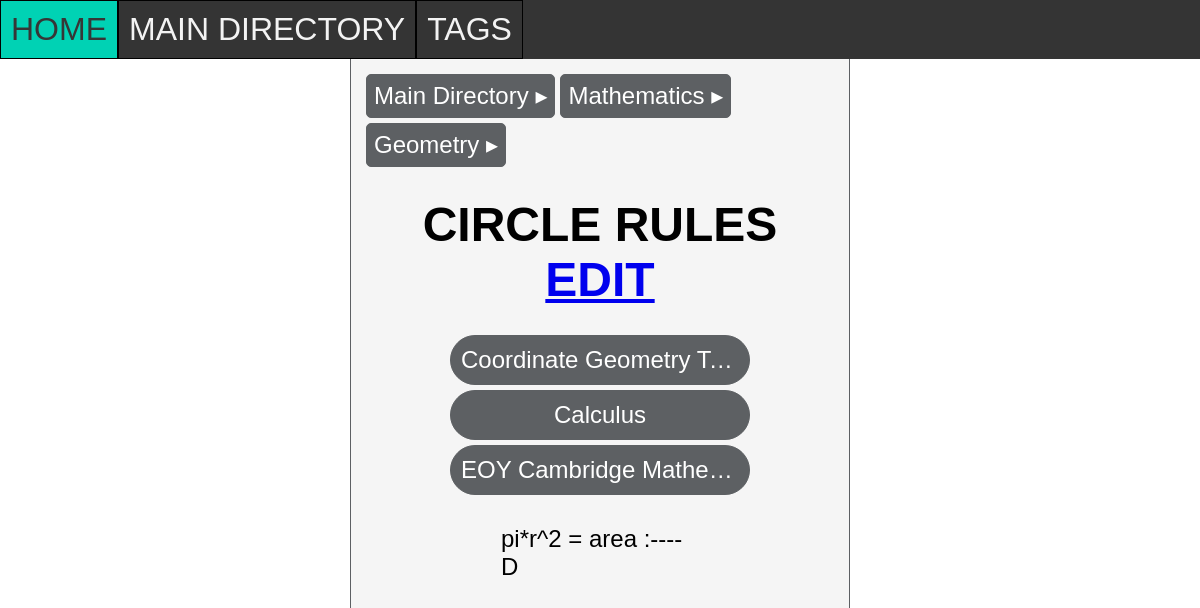
The app's page /entry/1 with its own data.
### tables this page shows
CREATE TABLE FOLDER (id INTEGER PRIMARY KEY AUTOINCREMENT, parent_id INTEGER REFERENCES FOLDER (id), name STRING, info STRING, colour STRING);

CREATE TABLE ENTRY (id INTEGER PRIMARY KEY AUTOINCREMENT, parent_id INTEGER REFERENCES FOLDER (id), name STRING, entry STRING);

CREATE TABLE TAG (id INTEGER PRIMARY KEY AUTOINCREMENT, name STRING, info STRING);

### routes.py (the view)
@app.route('/entry/<int:id>')
def entry(id):
    information = retrieve("SELECT name, entry FROM ENTRY WHERE id = ?", (id,))
    tags = retrieve("SELECT id, name FROM ENTRYTAG JOIN TAG ON TAG.id = tag_id WHERE entry_id = ?", (id,))
    ancestry = retrieve("WITH RECURSIVE generation AS (SELECT id,name,parent_id FROM FOLDER WHERE id = (SELECT parent_id FROM ENTRY WHERE id = ?) UNION ALL SELECT parent.id,parent.name,parent.parent_id FROM FOLDER parent JOIN generation g ON g.parent_id = parent.id) SELECT id,name FROM generation",(id,))
    ancestry.reverse()
    return render_template('pages/entry.html', information=information, tags=tags, id=id, ancestry=ancestry)

### routes.py (called while the page is built)
def retrieve(query, parameters=None):
    conn = sqlite3.connect('notes_app.db')
    cur = conn.cursor()
    if parameters is None:
        cur.execute(query)
    else:
        cur.execute(query, parameters)
    results = cur.fetchall()
    conn.commit()
    return results

### templates/pages/entry.html
{% extends 'base_templates/layout.html' %}
{% block content %}
<div class="ancestry">
{% for parent in ancestry %}
    <a href="/folder/{{parent[0]}}">{{parent[1]}} ▸</a>
{% endfor %}
</div>
<div class="info">
    <h1>
        {{information[0][0]}}
        <a href="/edit-entry/{{id}}">Edit</a>
    </h1>
    {% if tags %}
    <br>
    <div class="tags">
        {% for tag in tags %}
            <a href="/tag/{{tag[0]}}" title="{{tag[1]}}">{{tag[1]}}</a>
        {% endfor %}
    </div>
    {% endif %}
</div>
<div class="entry">{{information[0][1]}}</div>
{% endblock %}

### static/css/style.css (style rules this page uses)
* { margin: 0; padding: 0; box-sizing: border-box; text-align: center; font-family: sans-serif; }
html,body { height: 100%; }
.tags { display: flex; flex-direction: row; justify-content: center; flex-wrap: wrap; gap: 5px; }
.tags a { padding: 10px; text-decoration: none; border:1px solid #5D6063; background-color: #5D6063; color: #fff; border-radius: 30px; overflow: hidden; text-overflow: ellipsis; width: 300px; white-space: nowrap; }
h1 { text-transform: uppercase; font-weight: bold; margin: 0; }
.info { margin: 30px 30px 30px 30px; font-size: 1.5em; display: block; }
.entry { white-space: pre-line; text-align: left; padding: 0px 150px 0px 150px; font-size: 1.5em; }
.ancestry { margin: 15px 15px 0px 15px; display: flex; flex-direction: row; justify-content: left; flex-wrap: wrap; gap: 5px; }
.ancestry a { padding: 7px; text-decoration: none; border:1px solid #5D6063; background-color: #5D6063; color: #fff; border-radius: 5px; font-size: 1.5em; }

### records on screen
FOLDER: name "Main Directory"
FOLDER: name "Mathematics"
FOLDER: name "Geometry"
ENTRY: name "CIRCLE RULES", entry "pi*r^2 = area :----D"
TAG: name "Coordinate Geometry T…"
TAG: name "Calculus"
TAG: name "EOY Cambridge Mathe…"
